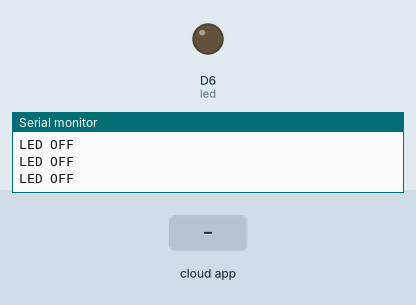
Recording of a sketch running on a simulated ESP8266 (NodeMCU). Parts: output pins drawn as LEDs (lit = HIGH), the last lines printed to the serial monitor. The test bench sets the inputs (shaded band). WiFi joins after 1.5 s; servers stay silent unless stated; the Firebase database answers and starts empty.

Above: at 2.7 s.
2.8 s: the phone or cloud app sets ledon to 1
At 3.7 s:
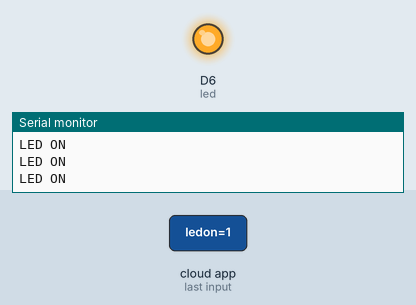
4.3 s: the phone or cloud app sets ledon to 0
At 4.9 s:
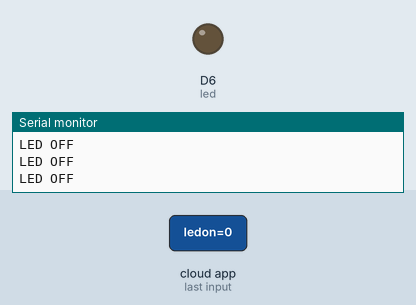
Timing chart, 0 to 7.3 s (numbered marks = the images above; inputs shaded):
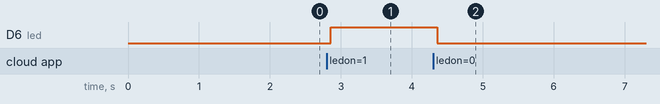

The sketch:

esp_test.ino
```cpp
#include <ESP8266WiFi.h>
#include <FirebaseArduino.h>
#include <ArduinoJson.h>
#define led D6
#define FIREBASE_HOST "ujjwal-iot-whquqo.firebaseio.com"
#define FIREBASE_AUTH "kH13k75ZCED9uZ56HvXzd3x21GtaxNrrRHZOBan4"
#define WIFI_SSID "ujjwal"
#define WIFI_PASSWORD "ujjwal@123"
String status;
void setup() {
Serial.begin(9600);
pinMode(led, OUTPUT);
// connect to wifi.
WiFi.begin(WIFI_SSID, WIFI_PASSWORD);
Serial.print("connecting");
while (WiFi.status() != WL_CONNECTED) {
Serial.print(".");
delay(500);
}
Serial.println();
Serial.print("connected: ");
Serial.println(WiFi.localIP());
Firebase.begin(FIREBASE_HOST, FIREBASE_AUTH);
}
void loop() {
// get value
status = Firebase.getString("ujjwal-iot-whquqo/ledon");
if(status=="1"){
digitalWrite(led,HIGH);
Serial.println("LED ON");
return;
}
else {
Serial.println("LED OFF");
digitalWrite(led,LOW);
return;
}
}
```

Measured:
- after the input at 2.8 s, D6 (led): LOW → HIGH after 0.05 s
- after the input at 4.3 s, D6 (led): HIGH → LOW after 0.06 s
